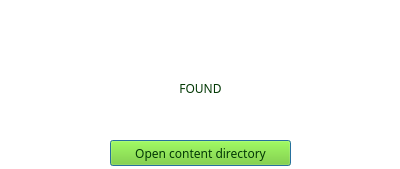
<?xml version="1.0" encoding="UTF-8"?>
<ui version="4.0">
 <class>hashes_dialog</class>
 <widget class="QDialog" name="hashes_dialog">
  <property name="geometry">
   <rect>
    <x>0</x>
    <y>0</y>
    <width>400</width>
    <height>169</height>
   </rect>
  </property>
  <property name="font">
   <font>
    <family>Ubuntu Mono</family>
   </font>
  </property>
  <property name="windowTitle">
   <string>Search result</string>
  </property>
  <property name="styleSheet">
   <string notr="true">background-color: rgb(255, 255, 255);</string>
  </property>
  <widget class="QLabel" name="message_label">
   <property name="geometry">
    <rect>
     <x>20</x>
     <y>80</y>
     <width>361</width>
     <height>81</height>
    </rect>
   </property>
   <property name="font">
    <font>
     <family>Ubuntu Mono</family>
    </font>
   </property>
   <property name="styleSheet">
    <string notr="true">color: rgb(3, 57, 5);</string>
   </property>
   <property name="text">
    <string>FOUND</string>
   </property>
   <property name="alignment">
    <set>Qt::AlignHCenter|Qt::AlignTop</set>
   </property>
   <property name="wordWrap">
    <bool>false</bool>
   </property>
  </widget>
  <widget class="QLabel" name="label">
   <property name="geometry">
    <rect>
     <x>170</x>
     <y>20</y>
     <width>61</width>
     <height>51</height>
    </rect>
   </property>
   <property name="text">
    <string/>
   </property>
   <property name="pixmap">
    <pixmap>../img/ok.png</pixmap>
   </property>
   <property name="scaledContents">
    <bool>true</bool>
   </property>
  </widget>
  <widget class="QPushButton" name="open_dir">
   <property name="geometry">
    <rect>
     <x>110</x>
     <y>140</y>
     <width>181</width>
     <height>26</height>
    </rect>
   </property>
   <property name="font">
    <font>
     <family>Ubuntu Mono</family>
    </font>
   </property>
   <property name="styleSheet">
    <string notr="true">background-color: rgb(115, 210, 22);
border-color: rgb(78, 154, 6);
color: rgb(3, 57, 5);</string>
   </property>
   <property name="text">
    <string>Open content directory</string>
   </property>
  </widget>
 </widget>
 <resources/>
 <connections/>
</ui>
